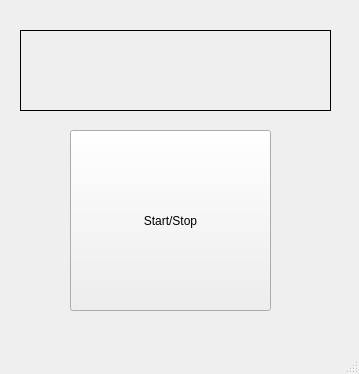
<?xml version="1.0" encoding="UTF-8"?>
<ui version="4.0">
 <class>MainWindow</class>
 <widget class="QMainWindow" name="MainWindow">
  <property name="geometry">
   <rect>
    <x>0</x>
    <y>0</y>
    <width>359</width>
    <height>374</height>
   </rect>
  </property>
  <property name="windowTitle">
   <string>ReactionTimeTester</string>
  </property>
  <widget class="QWidget" name="centralwidget">
   <widget class="QPushButton" name="Button_StartStop">
    <property name="geometry">
     <rect>
      <x>70</x>
      <y>130</y>
      <width>201</width>
      <height>181</height>
     </rect>
    </property>
    <property name="text">
     <string>Start/Stop</string>
    </property>
   </widget>
   <widget class="QLabel" name="label_Info">
    <property name="geometry">
     <rect>
      <x>20</x>
      <y>30</y>
      <width>311</width>
      <height>81</height>
     </rect>
    </property>
    <property name="font">
     <font>
      <pointsize>14</pointsize>
      <weight>75</weight>
      <bold>true</bold>
     </font>
    </property>
    <property name="frameShape">
     <enum>QFrame::Box</enum>
    </property>
    <property name="text">
     <string/>
    </property>
    <property name="alignment">
     <set>Qt::AlignCenter</set>
    </property>
   </widget>
  </widget>
  <widget class="QStatusBar" name="statusbar"/>
 </widget>
 <resources/>
 <connections/>
</ui>
